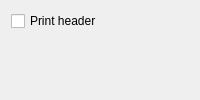
<?xml version="1.0" encoding="UTF-8"?>
<ui version="4.0">
 <author>Stefan Duffner</author>
 <class>OptPrintingDlg</class>
 <widget class="QWidget" name="OptPrintingDlg">
  <property name="sizePolicy">
   <sizepolicy hsizetype="Expanding" vsizetype="Expanding">
    <horstretch>0</horstretch>
    <verstretch>0</verstretch>
   </sizepolicy>
  </property>
  <layout class="QVBoxLayout" name="verticalLayout">
   <item>
    <widget class="QCheckBox" name="cb_print_header">
     <property name="text">
      <string>Print header</string>
     </property>
    </widget>
   </item>
   <item>
    <spacer name="verticalSpacer">
     <property name="orientation">
      <enum>Qt::Vertical</enum>
     </property>
     <property name="sizeHint" stdset="0">
      <size>
       <width>20</width>
       <height>40</height>
      </size>
     </property>
    </spacer>
   </item>
  </layout>
 </widget>
 <layoutdefault spacing="6" margin="11"/>
 <resources/>
 <connections/>
</ui>
